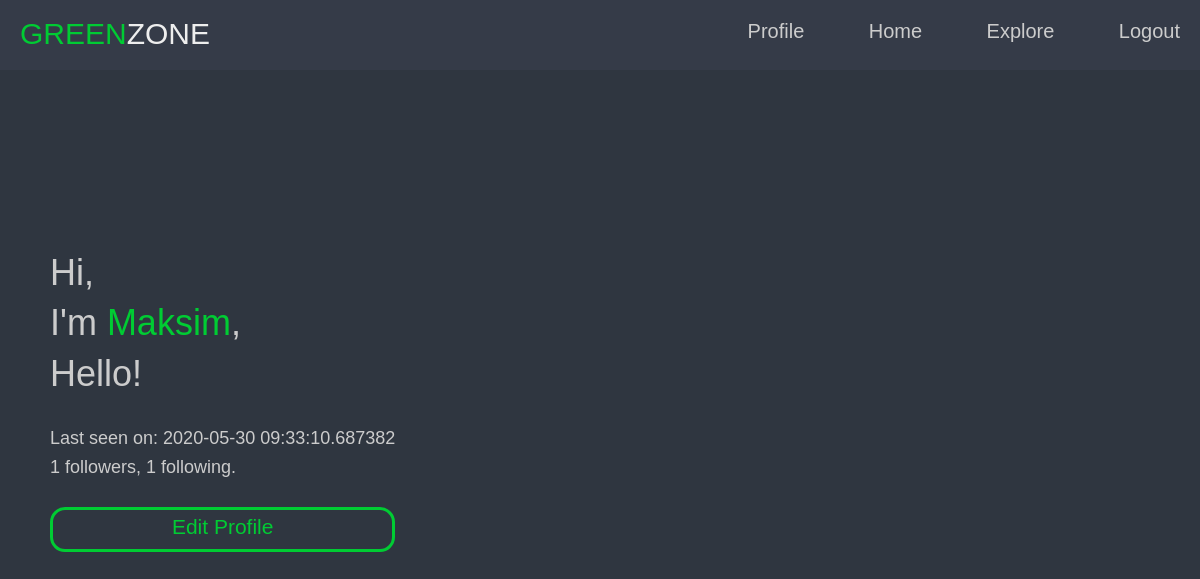
Page /user/Maksim (signed in) on the earlier database version.
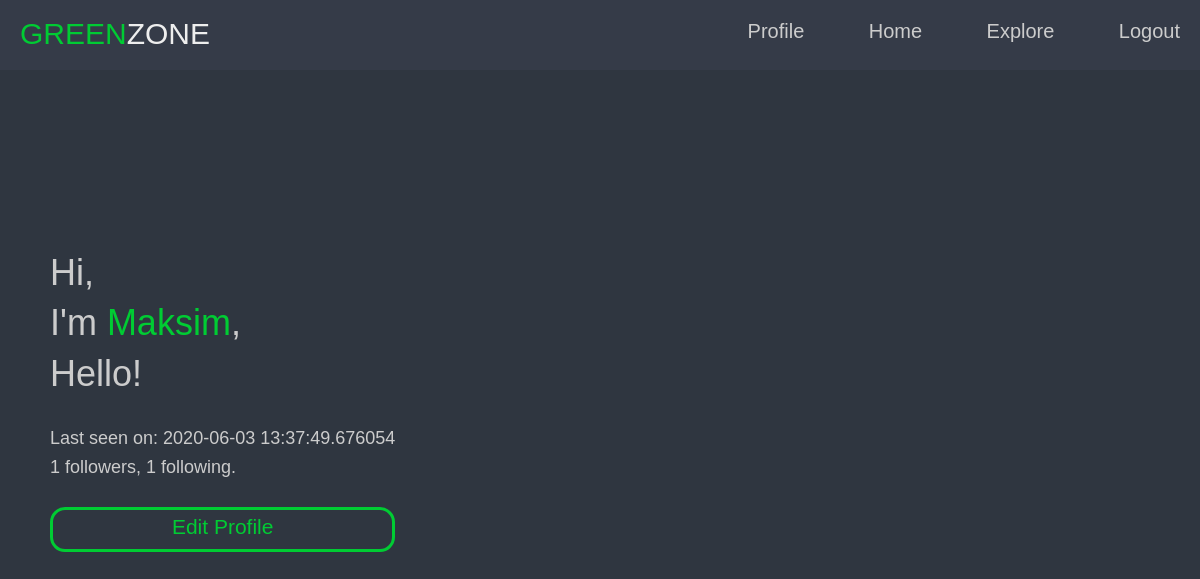
Same page on the later database version.
### app/models.py (models this page shows, shortened)
class User(UserMixin, db.Model):
    id = db.Column(db.Integer, primary_key=True)
    username = db.Column(db.String(64), index=True, unique=True)
    email = db.Column(db.String(120), index=True, unique=True)
    password_hash = db.Column(db.String(128))
    posts = db.relationship('Post', backref='author', lazy='dynamic')
    about_me = db.Column(db.String(140))
    last_seen = db.Column(db.DateTime, default=datetime.utcnow)
    followed = db.relationship(
        'User', secondary=followers,
        primaryjoin=(followers.c.follower_id == id),
        secondaryjoin=(followers.c.followed_id == id),
        backref=db.backref('followers', lazy='dynamic'), lazy='dynamic')
    def avatar(self, size):
        digest = md5(self.email.lower().encode('utf-8')).hexdigest()
        return 'https://www.gravatar.com/avatar/{}?d=identicon&s={}'.format(digest, size)

### app/routes.py (the view)
@app.route('/user/<username>')
@login_required
def user(username):
    user = User.query.filter_by(username=username).first_or_404()
    page = request.args.get('page', 1, type=int)
    posts = user.posts.order_by(Post.timestamp.desc()).paginate(
        page, app.config['POSTS_PER_PAGE'], False)
    next_url = url_for('user', username=user.username, page=posts.next_num) \
        if posts.has_next else None
    prev_url = url_for('user', username=user.username, page=posts.prev_num) \
        if posts.has_prev else None
    return render_template('user.html', user=user, posts=posts.items,
                           next_url=next_url, prev_url=prev_url)

### app/models.py (called while the page is built)
@login.user_loader
def load_user(id):
    return User.query.get(int(id))

### app/routes.py (called while the page is built)
@app.before_request
def before_request():
    if current_user.is_authenticated:
        current_user.last_seen = datetime.utcnow()
        db.session.commit()

### app/Templates/user.html (shortened to what this page needs)
﻿<html>
    <head>
    </head>
    <body>
        {% extends 'layout.html' %}
        {% block content %}
        <nav>
            <div class="logo">
                <p><span>GREEN</span>ZONE</p>
            </div>
            <ul>
                <li><a href="{{ url_for('user', username=current_user.username) }}">Profile</a></li>
                <li><a href="{{ url_for('index') }}">Home</a></li>
                <li><a href="{{ url_for('explore') }}">Explore</a></li>
                <li><a href="{{ url_for('logout') }}">Logout</a></li>
            </ul>
        </nav>
        <div class="about">
            <div>
                <h3>
                    Hi, <br>
                    I'm <span>{{ user.username }}</span>,
                    {% if user.about_me %}<br>
                    {{ user.about_me }}
                    {% endif %}
                </h3>
            </div>
            <div class="user_data">
                {% if user.last_seen %}<p>Last seen on: {{ user.last_seen }}</p>{% endif %}
                <p>{{ user.followers.count() }} followers, {{ user.followed.count() }} following.</p>
                {% if user == current_user %}<a href="{{ url_for('edit_profile') }}">Edit Profile</a>
                {% elif not current_user.is_following(user) %}
                <a href="{{ url_for('follow', username=user.username) }}">Follow</a>
                {% else %}
                <a href="{{ url_for('unfollow', username=user.username) }}">Unfollow</a>
                {% endif %}
            </div>
        </div>
        {% endblock %}

### app/Templates/layout.html (shortened to what this page needs)
﻿<html>
<head>
    <link href="{{ url_for("static", filename="css/base.css") }}" rel="stylesheet">
    <link href="{{ url_for("static", filename="css/real.css") }}" rel="stylesheet">
    <link href="{{ url_for("static", filename="css/login_style.css") }}" rel="stylesheet">
    <link href="{{ url_for("static", filename="css/index_style.css") }}" rel="stylesheet">
    <link href="{{ url_for("static", filename="css/post_style.css") }}" rel="stylesheet">
    <link href="{{ url_for("static", filename="css/user_style.css") }}" rel="stylesheet">
    <link href="{{ url_for("static", filename="css/menu_style.css") }}" rel="stylesheet">
</head>
<body>
    {% block content %}{% endblock %}
</body>
</html>

### app/static/css/base.css (style rules this page uses)
* { font-family: 'Poppins', sans-serif; box-sizing: border-box; text-decoration: none; outline: none; border: none; padding: 0; margin: 0; }
body { color: #ccc; height: 100vh; display: flex; font-size: 16px; line-height: 1.6; align-items: center; background: #2f3640; justify-content: center; }
p { cursor: default; font-size: 18px; }
a { color: #ccc }

### app/static/css/real.css (style rules this page uses)
h3 { font-size: 36px; cursor: default; font-weight: 300; line-height: 1.4; }

### app/static/css/user_style.css (style rules this page uses)
.about h3 span { color: #0c3; }
.about { transform: translate(0,-50%); position: absolute; max-width: 350px; text-align: left; margin: 0 50px; top: 50%; left: 0; }
.user_data { margin-top: 25px; }
.user_data p { font-size: 18px; }
.user_data a { border: 3px solid #0c3; border-radius: 15px; text-align: center; margin-top: 25px; font-size: 21px; display: block; height: 45px; width: 100%; color: #0c3; transition: .3s; }

### app/static/css/menu_style.css (style rules this page uses)
nav { background: #353b48; position: fixed; padding: 10px; height: 70px; width: 100%; z-index: 1; top: 0; left: 0; }
nav ul { float: right; }
nav ul li { display: inline-block; margin: 5px 10px 5px 50px; }
nav ul li a { font-size: 20px; color: #ccc; }
.logo { position: absolute; margin: 10px 0; left: 20px; top: 0; }
.logo p { user-select: none; font-size: 30px; color: #eee; }
.logo p span { color: #0c3; }

Differences in the rows shown:
changed User "Maksim": last_seen "2020-05-30 09:33:10.687382" → "2020-06-03 13:37:49.676054"
